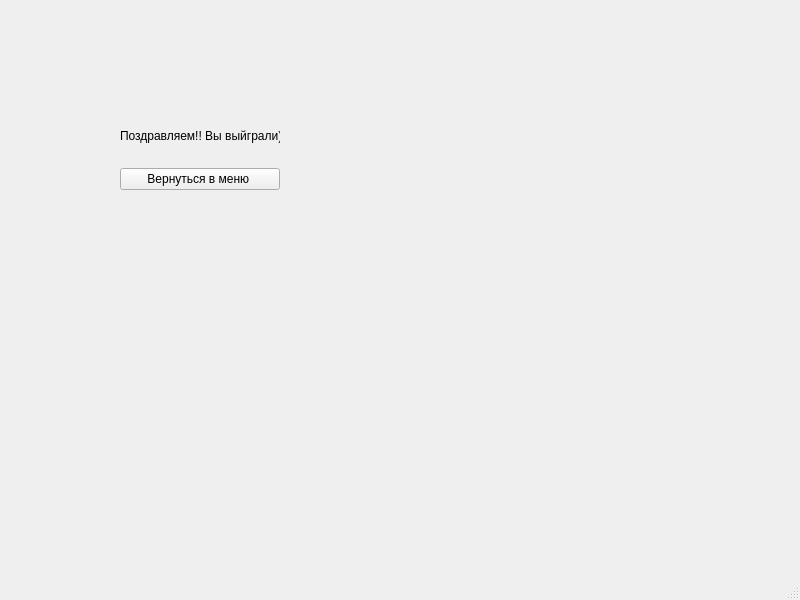
<?xml version="1.0" encoding="UTF-8"?>
<ui version="4.0">
 <class>WinGame</class>
 <widget class="QMainWindow" name="WinGame">
  <property name="geometry">
   <rect>
    <x>0</x>
    <y>0</y>
    <width>800</width>
    <height>600</height>
   </rect>
  </property>
  <property name="windowTitle">
   <string>MainWindow</string>
  </property>
  <widget class="QWidget" name="centralwidget">
   <widget class="QWidget" name="gridLayoutWidget">
    <property name="geometry">
     <rect>
      <x>120</x>
      <y>110</y>
      <width>160</width>
      <height>80</height>
     </rect>
    </property>
    <layout class="QGridLayout" name="gridLayout">
     <item row="1" column="0">
      <widget class="QPushButton" name="Go_To_Menu">
       <property name="text">
        <string>Вернуться в меню </string>
       </property>
      </widget>
     </item>
     <item row="0" column="0">
      <widget class="QLabel" name="label">
       <property name="text">
        <string>Поздравляем!! Вы выйграли)</string>
       </property>
      </widget>
     </item>
    </layout>
   </widget>
  </widget>
  <widget class="QMenuBar" name="menubar">
   <property name="geometry">
    <rect>
     <x>0</x>
     <y>0</y>
     <width>800</width>
     <height>21</height>
    </rect>
   </property>
  </widget>
  <widget class="QStatusBar" name="statusbar"/>
 </widget>
 <resources/>
 <connections/>
</ui>
